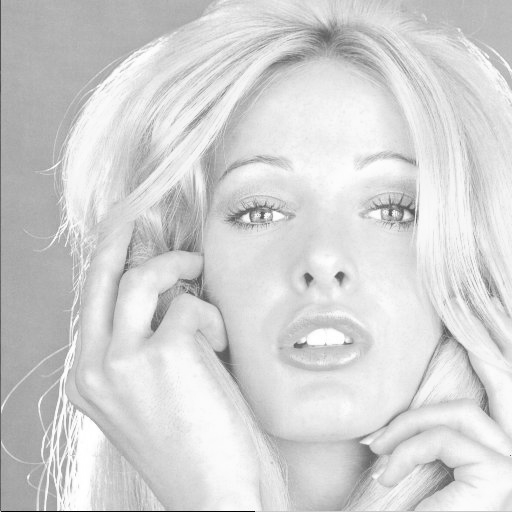
#> input picture data/tiffany_gray.tiff, 512 x 512 px
$ jupyter execute --allow-errors p1-3-popravka-kontrasta.ipynb   (shell and % lines are left out)
#> lines starting #> are read from the running program, lines starting #| are printed output that depends on the picture; after the words box and inside, x2 and y2 are one past the last pixel; in counts of white or black regions, pixels touching at a corner belong together
# Skaliranje kontrasta - razvlačenje kontrasta

[cell 1]
from __future__ import print_function

from pylab import *

import scipy

from ipywidgets import interact, interactive, fixed, interact_manual

import skimage #scikit-image biblioteka

from skimage import *
from skimage import io
from skimage.color import *
from skimage.exposure import *
from skimage.filters import *

import numpy as np

#plt.style.use('dark_background')

## Učitavanje slike

[cell 2]
f = io.imread('../data/tiffany_gray.tiff', plugin="tifffile")
#> f is the input picture: shape (512, 512); min 0, max 255, mean 210.9
plt.imshow(f, cmap='gray', vmin=0, vmax=255)
plt.axis('off')
plt.title('Ulazna slika')
plt.show()

## Histogram slike

[cell 3]
hist_f, bin_edges = np.histogram(f.flatten(), bins=256, range=[0,255])
#> hist_f = 256 values, max 4415 at index 226, min 0 at index 12, mean 1024; bin_edges = 257 values from 0 to 255
plt.bar(bin_edges[0:-1], hist_f, color='b')

plt.title('Histogram Tiffany')
plt.tight_layout()
plt.show()
#> figure, not shown here; tallest bar 4415 high, from x = 224.7 to 225.5

## Odsecanje - funkcija rescale intensity

[cell 4]
g = rescale_intensity(f, in_range=(110,255), out_range=(0,255))
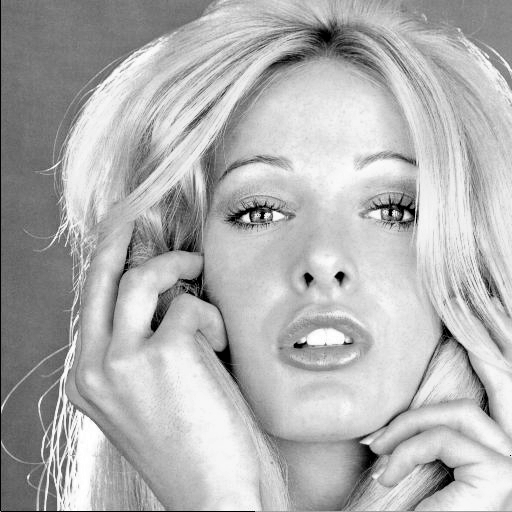
#> g: shape (512, 512) float64; min 0, max 255, mean 177.7

fig, axes = plt.subplots(ncols=2, figsize=(16,11), dpi=80)
# otpakujemo ose kako bismo dodelili svaki od zasebnih plotova
ax = axes.ravel()

ax[0].imshow(f, cmap='gray')
ax[0].set_title('Ulaz')
ax[0].axis('off')

ax[1].imshow(g, cmap='gray')
ax[1].set_title('Izlaz')
ax[1].axis('off')

fig.tight_layout()
plt.show()
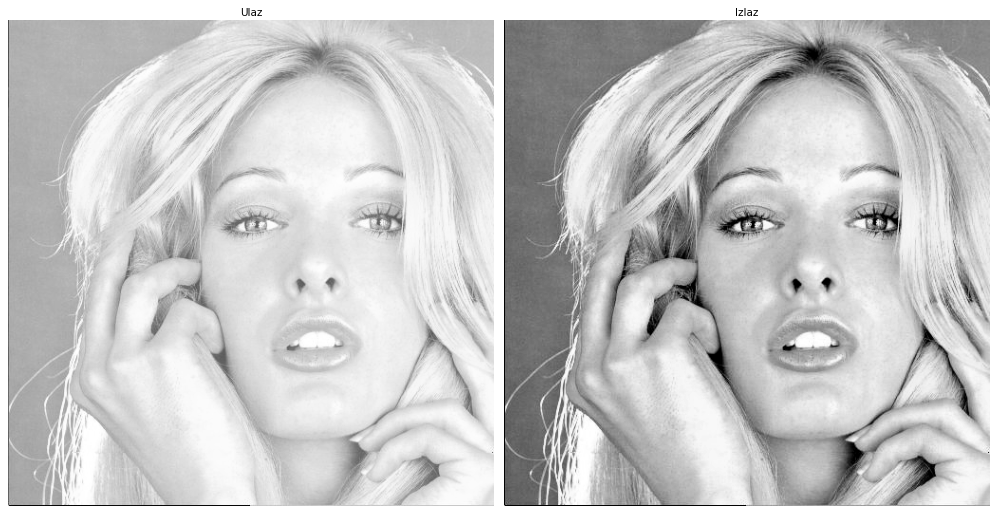
#> figure drawn by matplotlib, 2 panels

### Histogram pre i posle

[cell 5]
hist_f, bin_edges = np.histogram(f.flatten(), bins=256, range=[0,255])
hist_g, bin_edges = np.histogram(g.flatten(), bins=256, range=[0,255])
#> hist_g = 256 values, max 4415 at index 204, min 0 at index 2, mean 1024

# kod plotovanja histograma iako ima bin_edges 0-255, zapravo treba da ima 255 barova pa je onda [0:-1]
plt.bar(bin_edges[0:-1], hist_f, color='r')
plt.bar(bin_edges[0:-1], hist_g, color='c')

plt.title('histogrami pre i posle')
plt.tight_layout()
plt.legend(['ulazna', 'izlazna'])
plt.show()
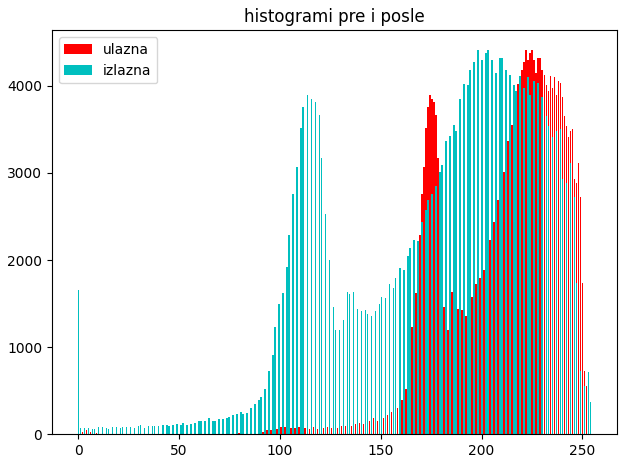
#> figure drawn by matplotlib, 1 panel; tallest bar 4415 high, from x = 224.7 to 225.5; tallest bar 4415 high, from x = 202.8 to 203.6

## Funkcija za razvlacenje histograma

[cell 6]
# [16 lines left out: function razvlacenje_histograma, not called in this run]

#> (a cell that did not finish here is left out)

### Razvlacenje kontrasta do minimuma i maksimuma opsega

[cell 8]
# TODO pronaći minimum i maksimum vrednosti slike i njih iskoristiti za razvlacenje na pun opseg
low_in = min(f.flatten())
#> low_in = 0
high_in = max(f.flatten())
#> high_in = 255
print(low_in, high_in)
#| 0 255

g_min_max = rescale_intensity(f, in_range=(low_in, high_in), out_range=(0,255))

fig, ax = plt.subplots(ncols=2, figsize=(16, 10), dpi=40)
fig.tight_layout()

ax[0].imshow(f, cmap='gray', vmin=0, vmax=255)
ax[0].set_title('Ulazna slika')
ax[0].axis('off')

ax[1].imshow(g_min_max, cmap='gray', vmin=0, vmax=255)
ax[1].set_title('Izlazna slika')
ax[1].axis('off')

## poredjenje sa pragom

[cell 9]
f = rgb2gray(imread('data/text.jpg'))
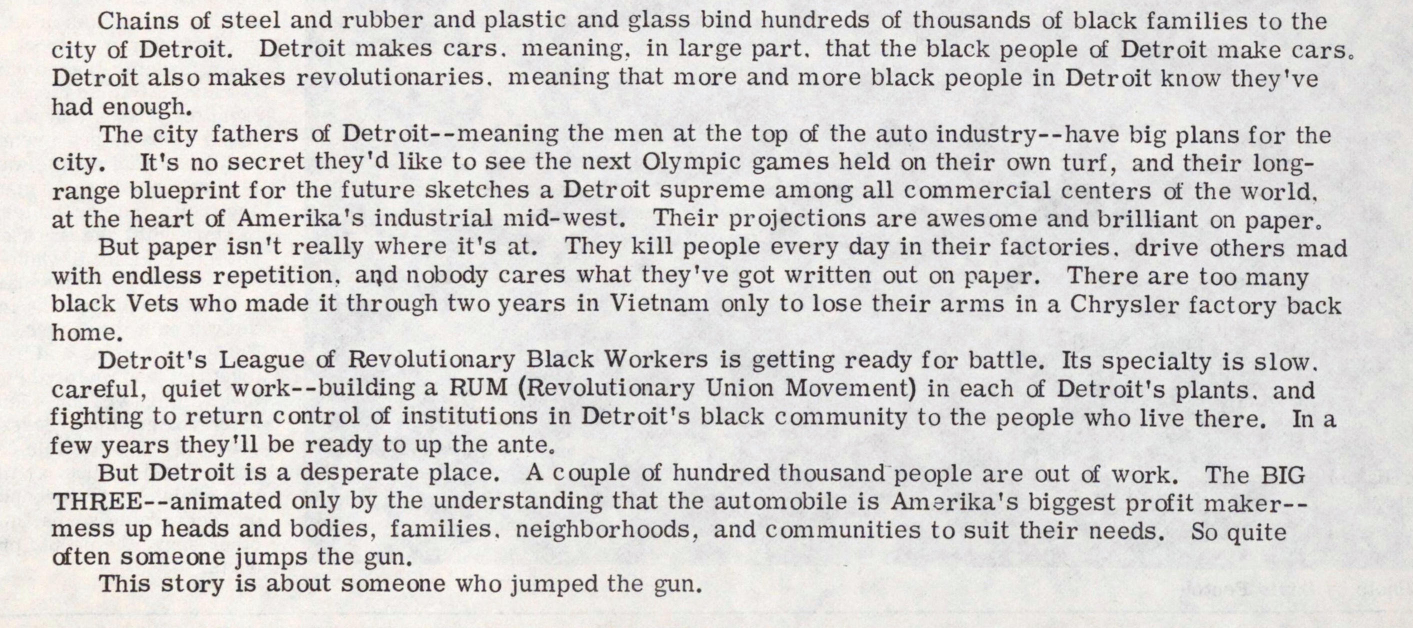
#> input picture data/text.jpg, 2826 x 1256 px, found by its file name (shown at 1/2 size)
#> f: shape (1256, 2826) float64; min 0.0787, max 0.999, mean 0.83
imshow(f, cmap='gray')
axis('off')

[cell 10]
# TODO napisati funkciju koja vrsi binarizaciju slike prema zadatom pragu i iscrtava origanlnu sliku i binarozovanu sliku jednu pored druge
# [18 lines left out: function image_binarization, not called in this run]

#> (a cell that did not finish here is left out)

[cell 12]
img1 = rgb2gray(imread('data/text1.png'))
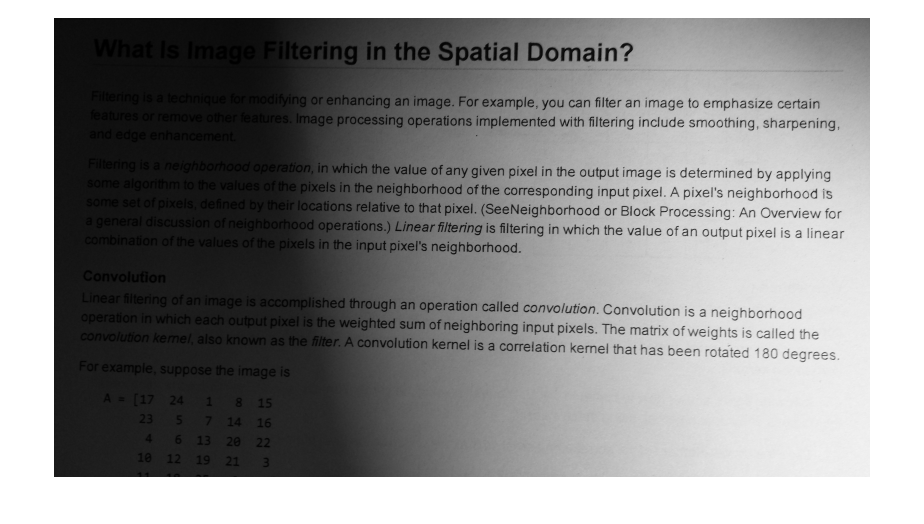
#> input picture data/text1.png, 1848 x 1048 px, found by its file name (shown at 1/2 size)
#> img1: shape (1048, 1848) float32; min 0, max 1, mean 0.561
#> (the rest of this cell did not finish here and is left out)

## Izdvajanje regiona određene sjajnosti

[cell 13]
image = io.imread('data/kidney.tif', plugin="tifffile")
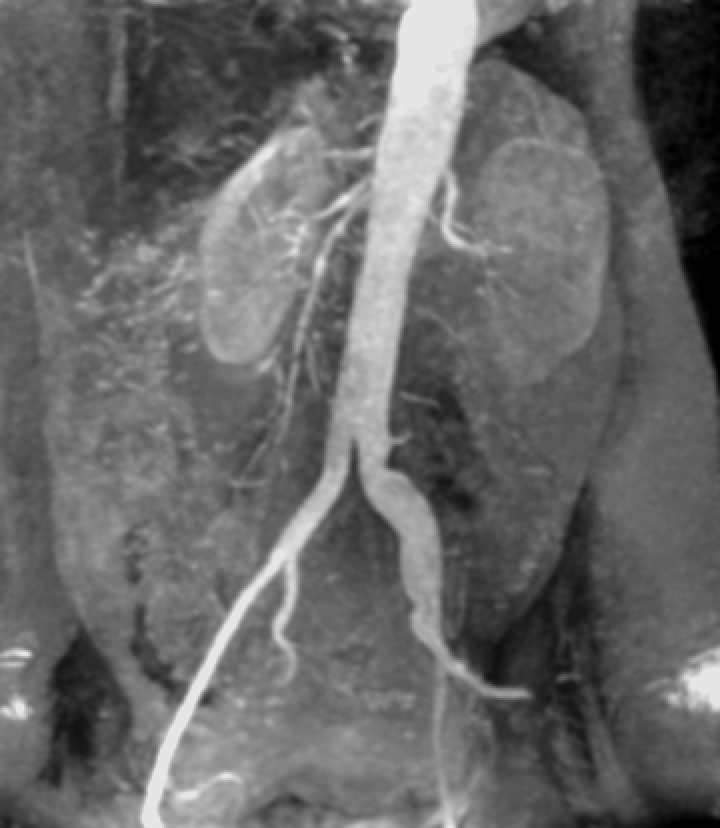
#> input picture data/kidney.tif, 720 x 828 px, found by its file name
#> image is the input picture: shape (828, 720); min 0, max 230, mean 103.5
imshow(image, cmap='gray')
axis('off')

[cell 14]
# TODO postaviti vrednost piksela koje pripadaju nekom zadatom opsegu na mksimum, odnosno 255

low_in = 155
high_in = 235

g_region = np.copy(image)
g_region[(g_region>low_in) & (g_region<high_in)] = 255
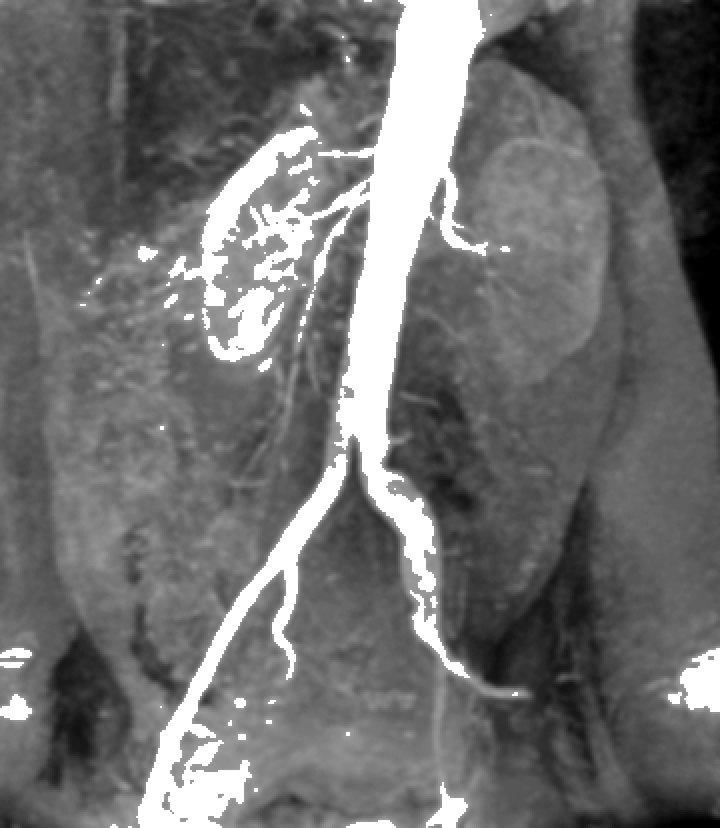
#> g_region: shape (828, 720); 10.91% of pixels changed, all inside (x1, y1, x2, y2) = (0, 0, 720, 828)

fig, ax = plt.subplots(ncols=2, figsize=(32, 16), dpi=40)
fig.tight_layout()

ax[0].imshow(image, cmap='gray', vmin=0, vmax=255)
ax[0].set_title('Ulazna slika')
ax[0].axis('off')

ax[1].imshow(g_region, cmap='gray', vmin=0, vmax=255)
ax[1].set_title('Izlazna slika')
ax[1].axis('off')

## Logaritamska i stepena transformacija slike

### Logaritamska

[cell 15]
import imageio
from imageio.plugins import freeimage
# ako ne radi treba pokrenuti sledeci download
imageio.plugins.freeimage.download()
#> (this line was passed over: the network is not available in this run)

[cell 16]
f = imageio.imread('./data/belgium.png')#, format='HDR-FI')
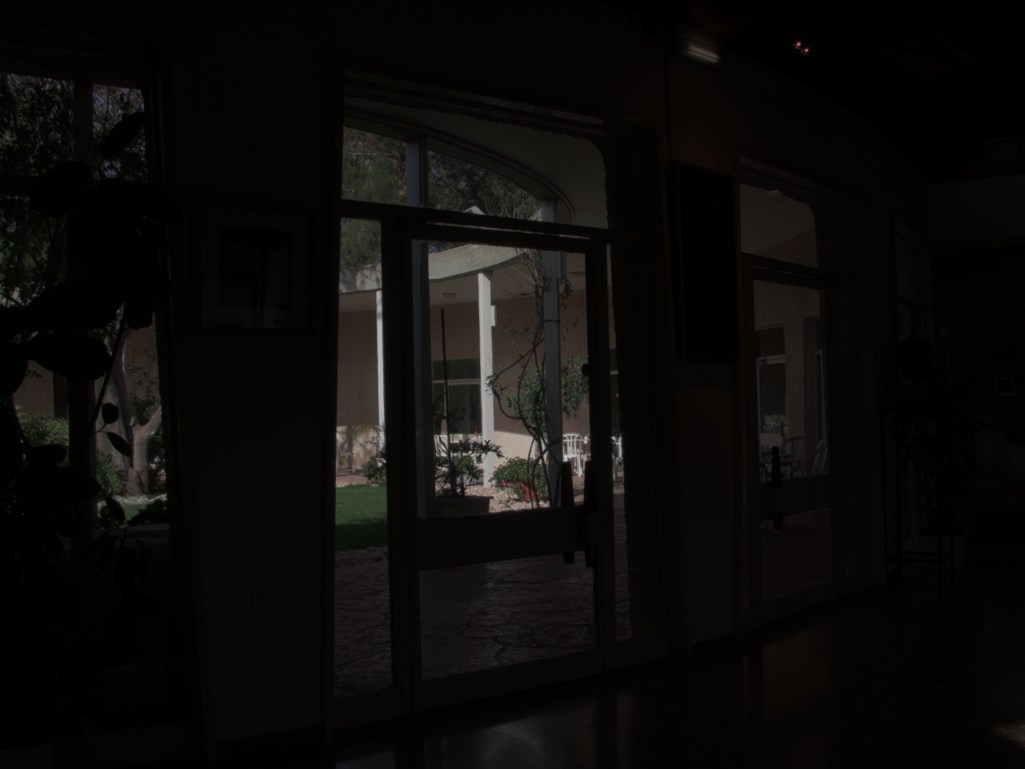
#> input picture data/belgium.png, 1025 x 769 px, found by its file name
#> f is the input picture: shape (769, 1025, 4); mean R, G, B, A 12.4, 10.8, 9.5, 255
f = f/max(f.flatten())

plt.imshow(f)

[cell 17]
def log_transform(img, c):
    img_out = log(1 + (10**c)*img)/log(1+10**c)
    plt.figure(figsize=(15,5))
    axis('off')
    imshow(img_out)

[cell 18]
interact(log_transform, img=fixed(f), c=(0,10,0.2))
#> the sliders are set to img = <module 'ipywidgets.fixed_' fr, c = 5.0
#> (the call stopped at in log_transform, `img_out = log(1 + (10**c)*img)/log(1+10**c)`: ipywidgets is not available in this run)
#> the sliders are set to img = <module 'ipywidgets.fixed_' fr, c = 2.5, k = 0.5

### Stepena

[cell 19]
# Napisati funkciju koja realizuje stepenu kompresiju kontrasta slike

def exp_transform(img, c, k):
    img_out = c*img**k

    #zaboravi da napises ovaj deo
    img_out[img_out > 1] = 1
    img_out[img_out < 0] = 0

    plt.figure(figsize=(15,5))
    axis('off')
    imshow(img_out)

#> (a cell that did not finish here is left out)

### Funkcija za iscrtavanje slike i histograma

[cell 21]
# [22 lines left out: function plot_img_and_hist, not called in this run]

# Ekvalizacija histograma

[cell 22]
# ucitavanje ulazne slike
img=imread('../data/dark.tif')
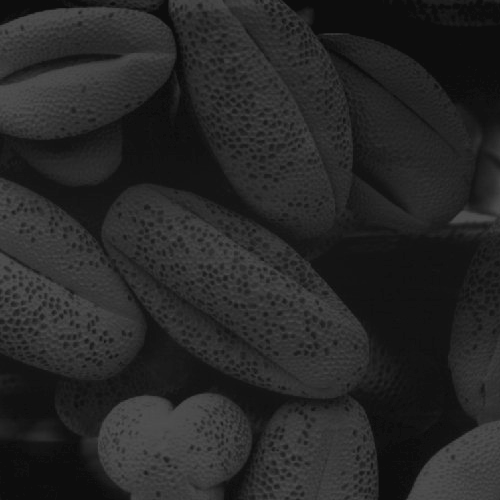
#> input picture data/dark.tif, 500 x 500 px
#> img is the input picture: shape (500, 500); min 13, max 83, mean 38.7
plt.figure(figsize=(20,20), dpi=40), imshow(img, cmap='gray', vmin=0, vmax=255)
plt.title('Ulazna slika')
plt.axis('off')
plt.show()

[cell 23]
#Ekvalizacija histograma
img_eq =equalize_hist(img)
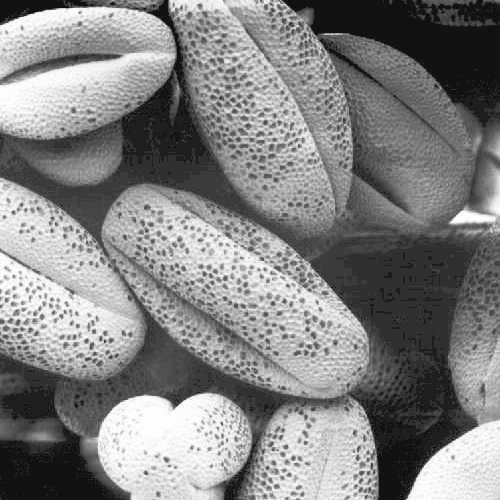
#> img_eq: shape (500, 500) float64; min 0.0709, max 1, mean 0.513
figure(figsize=(20,20), dpi=40), imshow(img_eq, cmap='gray', vmin=0, vmax=1)
plt.title('Slika nakon ekvalizacije')
plt.axis('off')
plt.show()
